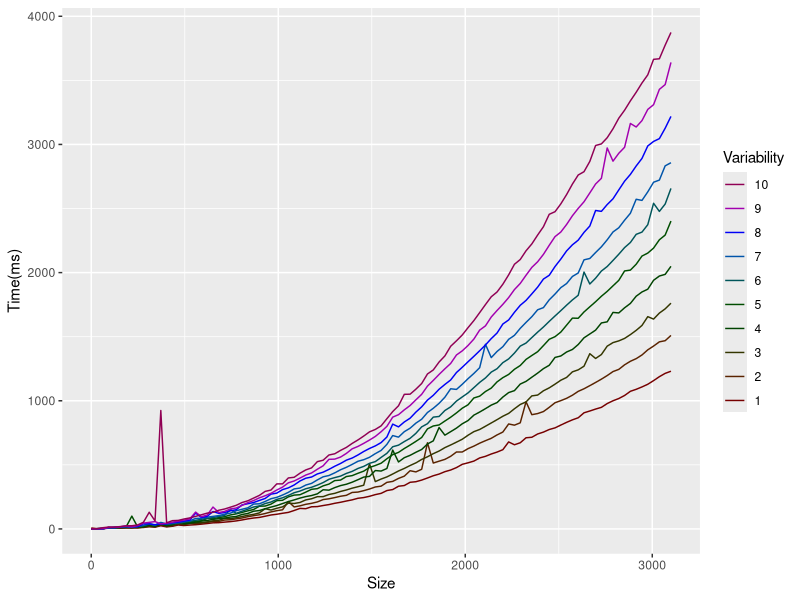

The R source for this figure:
library("ggplot2")

data <- read.csv(file="dataset.dat" ,head=TRUE,sep="\t")
setEPS()
postscript("plan_size_and_context_2d_lines.eps")

ggplot(data = data, aes(x=X, y=Z, group=factor(Y),color=factor(Y))) + geom_line() + scale_colour_hue(l=20) +  labs(x = "Size", y="Time(ms)", group="a") + guides(col = guide_legend(title="Variability", reverse = TRUE))

dev.off()
